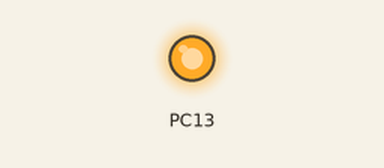
Simulated run of this sketch. Board: STM32 Blue Pill. Parts: output pins drawn as LEDs (lit = HIGH). What the sketch prints to the serial monitor is not drawn.

Above: at 2.5 s.
Timing chart, 0 to 6.5 s (numbered marks = the images above):
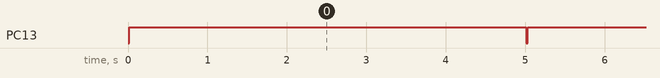

The sketch:

sketch.ino
```cpp
/*
 * Kyambogo University - Dept of Electrical & Electronic Engineering
 * TETE 3102 Microcontrollers and Applications
 * Task 2: STM32 Blue Pill I2C Bus Scanner
 * Authors: Group 4 (Mukama Robert, Nabudere Zerubabel, Nanfuka Shakirah, Kidega Wilkie Cephas)
 */

#include <Wire.h>

void setup() {
  // Pin PC13 is active-low user LED on STM32 Blue Pill
  pinMode(PC13, OUTPUT);
  digitalWrite(PC13, HIGH);

  Serial.begin(115200);
  while (!Serial && millis() < 3000); // Wait for USB CDC / Serial

  // Configure STM32 Blue Pill Hardware I2C (I2C1: PB6=SCL, PB7=SDA)
  Wire.setSDA(PB7);
  Wire.setSCL(PB6);
  Wire.begin();

  Serial.println("\n==========================================");
  Serial.println("  KYAMBOGO UNIVERSITY - TETE 3102 LAB");
  Serial.println("  Task 2: STM32 I2C Bus Scanner (Group 4)");
  Serial.println("==========================================\n");
}

void loop() {
  byte error, address;
  int nDevices = 0;

  Serial.println("Starting I2C bus scan [0x01 - 0x7F]...");
  digitalWrite(PC13, LOW); // LED ON during scan

  for (address = 1; address < 127; address++) {
    Wire.beginTransmission(address);
    error = Wire.endTransmission();

    if (error == 0) {
      Serial.print("  [+] I2C device detected at 7-bit address 0x");
      if (address < 16) Serial.print("0");
      Serial.print(address, HEX);

      if (address == 0x27 || address == 0x3F) {
        Serial.print(" -> PCF8574 LCD1602 Backpack");
      } else if (address == 0x68) {
        Serial.print(" -> DS1307 / DS3231 Real-Time Clock");
      } else if (address == 0x08) {
        Serial.print(" -> Secondary Slave Microcontroller");
      } else if (address == 0x3C || address == 0x3D) {
        Serial.print(" -> SSD1306 OLED Display");
      }
      Serial.println();
      nDevices++;
    } else if (error == 4) {
      Serial.print("  [!] Unknown error at address 0x");
      if (address < 16) Serial.print("0");
      Serial.println(address, HEX);
    }
  }

  if (nDevices == 0) {
    Serial.println("  [-] No I2C devices found. Check pull-up resistors & wiring.\n");
  } else {
    Serial.print("Scan complete! Found ");
    Serial.print(nDevices);
    Serial.println(" active device(s) on bus.\n");
  }

  digitalWrite(PC13, HIGH); // LED OFF
  delay(5000);
}
```

Measured:
- by itself, PC13: alternates HIGH for 5.0 s and LOW for 0.02 s
